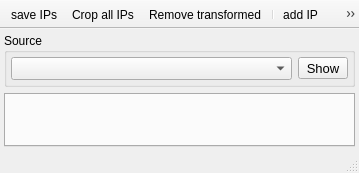
<?xml version="1.0" encoding="UTF-8"?>
<ui version="4.0">
 <class>XRD</class>
 <widget class="QMainWindow" name="XRD">
  <property name="geometry">
   <rect>
    <x>0</x>
    <y>0</y>
    <width>359</width>
    <height>173</height>
   </rect>
  </property>
  <property name="windowTitle">
   <string>XRD analysis</string>
  </property>
  <property name="iconSize">
   <size>
    <width>20</width>
    <height>20</height>
   </size>
  </property>
  <property name="unifiedTitleAndToolBarOnMac">
   <bool>true</bool>
  </property>
  <widget class="QWidget" name="centralwidget">
   <layout class="QGridLayout" name="gridLayout">
    <property name="leftMargin">
     <number>4</number>
    </property>
    <property name="topMargin">
     <number>4</number>
    </property>
    <property name="rightMargin">
     <number>4</number>
    </property>
    <property name="bottomMargin">
     <number>4</number>
    </property>
    <item row="0" column="0">
     <widget class="QGroupBox" name="groupBox">
      <property name="title">
       <string>Source</string>
      </property>
      <layout class="QHBoxLayout" name="horizontalLayout_2" stretch="1,0">
       <property name="leftMargin">
        <number>4</number>
       </property>
       <property name="topMargin">
        <number>4</number>
       </property>
       <property name="rightMargin">
        <number>4</number>
       </property>
       <property name="bottomMargin">
        <number>4</number>
       </property>
       <item>
        <widget class="QComboBox" name="image">
         <property name="font">
          <font>
           <pointsize>10</pointsize>
          </font>
         </property>
         <property name="neutrinoImage" stdset="0">
          <bool>true</bool>
         </property>
        </widget>
       </item>
       <item>
        <widget class="QToolButton" name="source">
         <property name="font">
          <font>
           <pointsize>10</pointsize>
          </font>
         </property>
         <property name="toolTip">
          <string>Show source image</string>
         </property>
         <property name="text">
          <string>Show</string>
         </property>
         <property name="icon">
          <iconset resource="../../../build-neutrinoMaster-Brew-Debug/src/qrc/icons.qrc">
           <normaloff>:/icons/eye.png</normaloff>:/icons/eye.png</iconset>
         </property>
        </widget>
       </item>
      </layout>
     </widget>
    </item>
    <item row="1" column="0">
     <widget class="QTabWidget" name="tabIPs">
      <property name="font">
       <font>
        <pointsize>10</pointsize>
       </font>
      </property>
      <property name="tabPosition">
       <enum>QTabWidget::North</enum>
      </property>
      <property name="currentIndex">
       <number>-1</number>
      </property>
      <property name="neutrinoSave" stdset="0">
       <bool>true</bool>
      </property>
     </widget>
    </item>
   </layout>
  </widget>
  <widget class="QStatusBar" name="statusbar">
   <property name="font">
    <font>
     <pointsize>10</pointsize>
    </font>
   </property>
  </widget>
  <widget class="QToolBar" name="toolBar">
   <property name="windowTitle">
    <string>toolBar</string>
   </property>
   <property name="movable">
    <bool>false</bool>
   </property>
   <property name="floatable">
    <bool>false</bool>
   </property>
   <attribute name="toolBarArea">
    <enum>TopToolBarArea</enum>
   </attribute>
   <attribute name="toolBarBreak">
    <bool>false</bool>
   </attribute>
   <addaction name="actionSaveIPs"/>
   <addaction name="cropAll"/>
   <addaction name="removeTransformed"/>
   <addaction name="separator"/>
   <addaction name="actionAddIP"/>
   <addaction name="actionDelIP"/>
  </widget>
  <action name="actionAddIP">
   <property name="icon">
    <iconset resource="../../../build-neutrinoMaster-Brew-Debug/src/qrc/icons.qrc">
     <normaloff>:/icons/plus.png</normaloff>:/icons/plus.png</iconset>
   </property>
   <property name="text">
    <string>add IP</string>
   </property>
   <property name="toolTip">
    <string>add IP subimage</string>
   </property>
  </action>
  <action name="actionDelIP">
   <property name="icon">
    <iconset resource="../../../build-neutrinoMaster-Brew-Debug/src/qrc/icons.qrc">
     <normaloff>:/icons/remove.png</normaloff>:/icons/remove.png</iconset>
   </property>
   <property name="text">
    <string>del IP</string>
   </property>
   <property name="toolTip">
    <string>delete IP subimage</string>
   </property>
  </action>
  <action name="actionSaveIPs">
   <property name="icon">
    <iconset resource="../../../build-neutrinoMaster-Brew-Debug/src/qrc/icons.qrc">
     <normaloff>:/icons/save.png</normaloff>:/icons/save.png</iconset>
   </property>
   <property name="text">
    <string>save IPs</string>
   </property>
   <property name="toolTip">
    <string>Save all images</string>
   </property>
  </action>
  <action name="removeTransformed">
   <property name="icon">
    <iconset resource="../../../build-neutrinoMaster-Brew-Debug/src/qrc/icons.qrc">
     <normaloff>:/icons/trash.png</normaloff>:/icons/trash.png</iconset>
   </property>
   <property name="text">
    <string>Remove transformed</string>
   </property>
   <property name="toolTip">
    <string>Remove transformed images</string>
   </property>
  </action>
  <action name="cropAll">
   <property name="icon">
    <iconset resource="../../../build-neutrinoMaster-Brew-Debug/src/qrc/icons.qrc">
     <normaloff>:/icons/run.png</normaloff>:/icons/run.png</iconset>
   </property>
   <property name="text">
    <string>Crop all IPs</string>
   </property>
   <property name="toolTip">
    <string>Crop all IPs</string>
   </property>
  </action>
 </widget>
 <tabstops>
  <tabstop>image</tabstop>
  <tabstop>source</tabstop>
  <tabstop>tabIPs</tabstop>
 </tabstops>
 <resources>
  <include location="../../../build-neutrinoMaster-Brew-Debug/src/qrc/icons.qrc"/>
 </resources>
 <connections/>
</ui>
